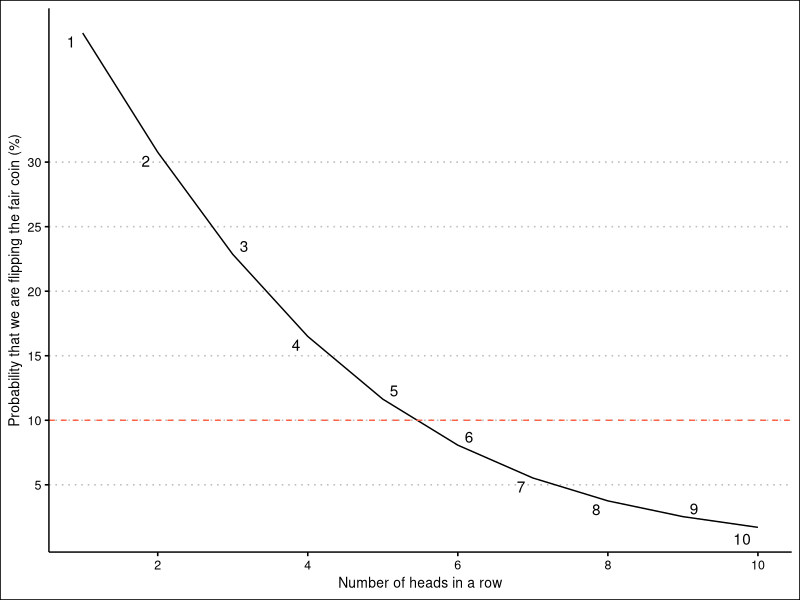
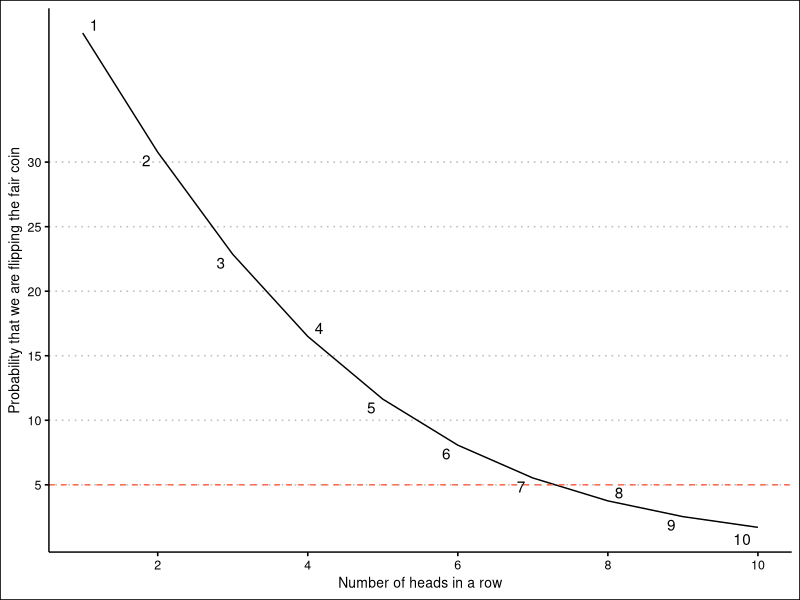

Source code (R) for these figures, in order:
## ---- chunk 1

library(DiagrammeR)
library(tidyverse)


## ---- chunk 2

tree <-
    create_graph() %>% # initiate graph
    add_n_nodes(
      n = 7, 
      type = "path",
      label = c("START", "B", "G", "B", "G", "B", "G"), # Labels for each node
      node_aes = node_aes(
        shape = "circle",
        height = 1,
        width = 1,
        x = c(0, 3, 3, 6, 6, 6, 6), # Just the heights of each node (so it looks like a tree)
        y = c(0, 2, -2, 3, 1, -3, -1), 
        fill = c("white", "blue", "green", "blue", "blue", "blue", "green"))) %>% 
    add_edge(
      from = 1,
      to = 2,
      edge_aes = edge_aes(
        label = "0.5",
        color = "red"
      )) %>% 
  add_edge(
      from = 1,
      to = 3,
      edge_aes = edge_aes(
        label = "0.5", 
        color = "red"
      )) %>% 
  add_edge(
      from = 2,
      to = 4,
      edge_aes = edge_aes(
        label = "0.5"
      )) %>% 
  add_edge(
      from = 2,
      to = 5,
      edge_aes = edge_aes(
        label = "0.5",
        color = "red"
        
      )) %>% 
  add_edge(
      from = 3,
      to = 6,
      edge_aes = edge_aes(
        label = "0.5",
        color = "red"

      )) %>% 
  add_edge(
      from = 3,
      to = 7,
      edge_aes = edge_aes(
        label = "0.5",
                color = "red"
      )) 
render_graph(tree)

## ---- chunk 3
tree <-
    create_graph() %>% # initiate graph
    add_n_nodes(
      n = 7, 
      type = "path",
      label = c("START", "B", "G", "B", "G", "G", "B"), # Labels for each node
      node_aes = node_aes(
        shape = "circle",
        height = 1,
        width = 1,
        x = c(0, 3, 3, 6, 6, 6, 6), # Just the heights of each node (so it looks like a tree)
        y = c(0, 2, -2, 3, 1, -3, -1), 
        fill = c("white", "blue", "blue", "blue", "red", "red", "blue"))) %>% 
    add_edge(
      from = 1,
      to = 2,
      edge_aes = edge_aes(
        label = "0.5"
      )) %>% 
  add_edge(
      from = 1,
      to = 3,
      edge_aes = edge_aes(
        label = "0.5",
        color="red",
      )) %>% 
  add_edge(
      from = 2,
      to = 4,
      edge_aes = edge_aes(
        label = "0.5"
      )) %>% 
  add_edge(
      from = 2,
      to = 5,
      edge_aes = edge_aes(
        label = "0.5"
      )) %>% 
  add_edge(
      from = 3,
      to = 6,
      edge_aes = edge_aes(
        label = "0.5",
        color="red"
      )) %>% 
  add_edge(
      from = 3,
      to = 7,
      edge_aes = edge_aes(
        label = "0.5"
      )) 
render_graph(tree)
## ---- chunk 4
fair_coin <- 1/2
biased_coin <- 3/4
heads <- 3


fair_coin^heads * 1/2 / (fair_coin^3 * 1/2 + biased_coin^heads * 1/2)
## ---- chunk 5
n_heads <- function(heads) {
  prob_fair <- fair_coin^heads * 1/2 / (fair_coin^heads * 1/2 + biased_coin^heads * 1/2)
  return(prob_fair*100)
}

rows <- map(c(1:10),n_heads)

q3plot <-  tibble(
  n = 1:10,
  prob = as.numeric(rows)
)

library(ggplot2)
library(ggthemes)
library(ggrepel)

q3plot |> ggplot(aes(n,prob, label=n)) + geom_line() + theme_clean() + geom_hline(yintercept=10, col="tomato", linetype=2) + labs(x="Number of heads in a row", y="Probability that we are flipping the fair coin (%)") + geom_text_repel() + scale_y_continuous(breaks=c(5,10,15,20,25,30)) + scale_x_continuous(breaks=c(2,4,6,8,10))
                               

## ---- chunk 6
q3plot |> ggplot(aes(n,prob, label=n)) + geom_line() + theme_clean() + geom_hline(yintercept=5, col="tomato", linetype=2) + labs(x="Number of heads in a row", y="Probability that we are flipping the fair coin") + geom_text_repel() + scale_y_continuous(breaks=c(5,10,15,20,25,30)) + scale_x_continuous(breaks=c(2,4,6,8,10))
                               
                               
## ---- chunk 7
fair_coin <- 1/2
biased_coin <- 1/4
tails <- 3

fair_coin^tails * 1/2 / (fair_coin^tails * 1/2 + biased_coin^tails * 1/2)
  
## ---- chunk 8
sens_spec <- .9 
prevalence <- .01

sens_spec_comp <- 1-sens_spec
prevalence_comp <- 1-prevalence 

prob_dtp <- sens_spec*prevalence/((sens_spec*prevalence)+(sens_spec_comp*prevalence_comp)) 
                                  
prob_dtp*100                                  

## Odds formula:

LR <- sens_spec/(1-sens_spec) 
LR

updated_odds <- LR*(1/99) 
prob_posterior <- 9/(LR+99) 
prob_posterior


## ---- chunk 9
sens_spec <- .95 
prevalence <- .05

sens_spec_comp <- 1-sens_spec
prevalence_comp <- 1-prevalence 

prob_andrea <- sens_spec*prevalence/((sens_spec*prevalence)+(sens_spec_comp*prevalence_comp)) 
                                  
prob_andrea*100                                  

## Odds formula

LR <- .95/.05
LR 
prevalence_odds <- 5/95 
## Conversion to probability

(19*5) ## the numerator = 
(19*5)+95 ## denominator

posterior_probability <- 95/190
posterior_probability*100

## ---- chunk 10

tree <-
    create_graph() %>% # initiate graph
    add_n_nodes(
      n = 7, 
      type = "path",
      label = c("10000 People", "9500 People", "500 People", "475 people", "9025 people", "25 people", "475 people"), # Labels for each node
      node_aes = node_aes(
        shape = "circle",
        height = 1,
        width = 1,
        x = c(0, 3, 3, 6, 6, 6, 6), # Just the heights of each node (so it looks like a tree)
        y = c(0, 2, -2, 3, 1, -3, -1))) %>% 
    add_edge(
      from = 1,
      to = 2,
      edge_aes = edge_aes(
        label = "healthy"
      )) %>% 
  add_edge(
      from = 1,
      to = 3,
      edge_aes = edge_aes(
        label = "diseased"
      )) %>% 
  add_edge(
      from = 2,
      to = 4,
      edge_aes = edge_aes(
        label = "test +"
      )) %>% 
  add_edge(
      from = 2,
      to = 5,
      edge_aes = edge_aes(
        label = "test -"
      )) %>% 
  add_edge(
      from = 3,
      to = 6,
      edge_aes = edge_aes(
        label = "test-"
      )) %>% 
  add_edge(
      from = 3,
      to = 7,
      edge_aes = edge_aes(
        label = "test+"
      )) 
render_graph(tree)

## ---- chunk 11
p_vax <- .1 ## Suppose only 1% of the population is vaccinated 
p_posvax <- .05 ## Vaccines ARE effective, so the P(Positive | Vaccine) is close to .05
p_positive <- .4 ## Let us suppose that the probs of testing positive is high because of the wave, say .4 


p_vaxpos <- p_posvax*p_vax/p_positive ## the prob of p(Vaccine|Positive test) -- what the Journalists were rerporting

p_vaxpos

## ---- chunk 12
p_vax <- .9
p_posvax <- .05
p_positive <- .4


p_vaxpos <- p_posvax*p_vax/p_positive

p_vaxpos
